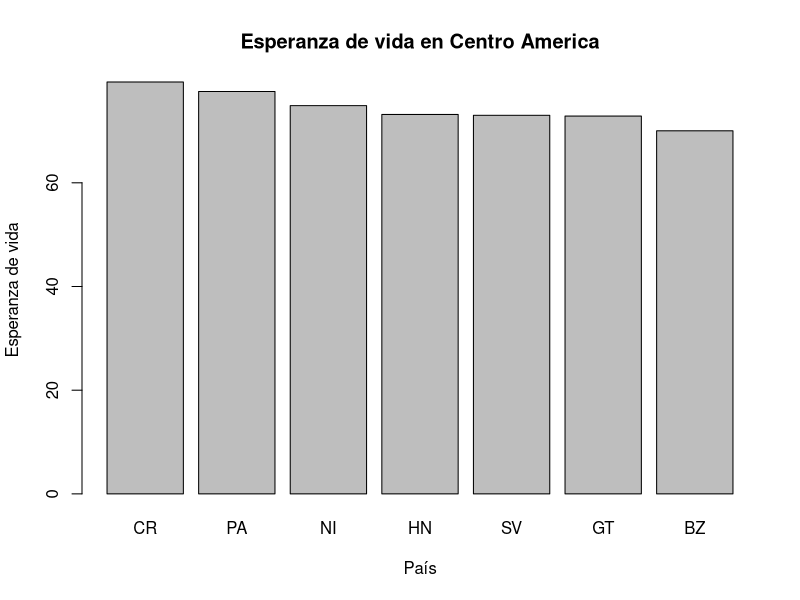
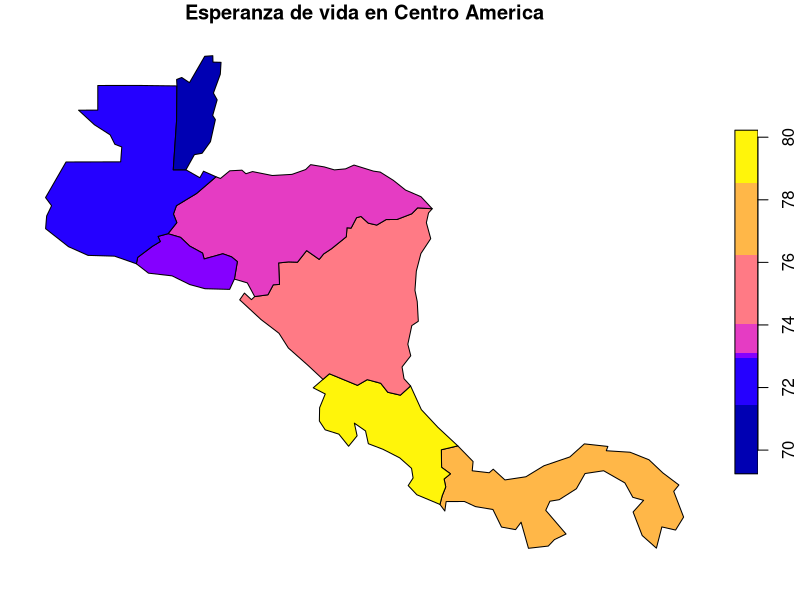

Recreate these plots in R, in order.
## ---- chunk 1
knitr::opts_chunk$set(echo = TRUE)
## ---- chunk 2
# Paquete para generación de documentos (ej. HTML)
library(knitr)

# Paquete para formateo de tablas
library(kableExtra)

# Paquete de graficación
library(ggplot2)

# Paquete de manejo de datos geoespaciales vectoriales
library(sf)

# Paquete con conjuntos de datos geoespaciales
library(spData)
library("graphics")

## ---- chunk 3
names(world)
## ---- chunk 4
kable(
  world[1:10, 1:5, drop = TRUE], 
  caption="Datos demográficos de los países del mundo"
)
## ---- chunk 5
kable(
  world[1:10, c("name_long","continent","pop","lifeExp","gdpPercap"), drop = TRUE], 
  col.names=c("País","Continente","Población","Esperanza de vida","Renta per cápita"),  
  caption="Datos demográficos de los países del mundo"
)
## ---- chunk 6
# Se extraen las observaciones ordenadas por orden alfabético de país
world.orden <- order(world$name_long)

# Se genera un nuevo data frame ordenado
world.ordenadoxpais <- world[world.orden,]

# Se formatea la tabla con el nuevo data frame
kable(
  world.ordenadoxpais[, c("name_long","continent","pop","lifeExp","gdpPercap"), drop = TRUE], 
  col.names=c("País","Continente","Población","Esperanza de vida","Renta per cápita"),  
  caption="Datos demográficos de los países del mundo"
) %>%
kable_styling() %>%
scroll_box(
  width = "800px", 
  height = "500px", 
  fixed_thead = TRUE
)
## ---- chunk 7
# Se extraen las observaciones correspondientes a los países de Centroamérica
centro_america = world[world$name_long == "Belize" |
                       world$name_long == "Guatemala" |
                       world$name_long == "Honduras" |
                       world$name_long == "El Salvador" |
                       world$name_long == "Nicaragua" |
                       world$name_long == "Costa Rica" |
                       world$name_long == "Panama"
                       , ]

# Se formatea la tabla con el nuevo data frame
kable(
  centro_america[, c("name_long","continent","pop","lifeExp","gdpPercap"), drop = TRUE], 
  col.names=c("País","Continente","Población","Esperanza de vida","Renta per cápita"),  
  caption="Datos demográficos de los países de Centroamérica"
) %>%
kable_styling()
## ---- chunk 8
centro_america = world[world$name_long == "Belize" |
                       world$name_long == "Guatemala" |
                       world$name_long == "Honduras" |
                       world$name_long == "El Salvador" |
                       world$name_long == "Nicaragua" |
                       world$name_long == "Costa Rica" |
                       world$name_long == "Panama"
                       , ]
lifeExp.ordenado <- order(centro_america$lifeExp, decreasing=TRUE)
centro_america.lifeExp <- centro_america[lifeExp.ordenado,]

barplot(
  height=centro_america.lifeExp$lifeExp, 
  names.arg=centro_america.lifeExp$iso_a2, 
  xlab="País", 
  ylab="Esperanza de vida", 
  main="Esperanza de vida en Centro America"
) 
## ---- chunk 9
plot(centro_america["lifeExp"], main="Esperanza de vida en Centro America")

## ---- chunk 10
